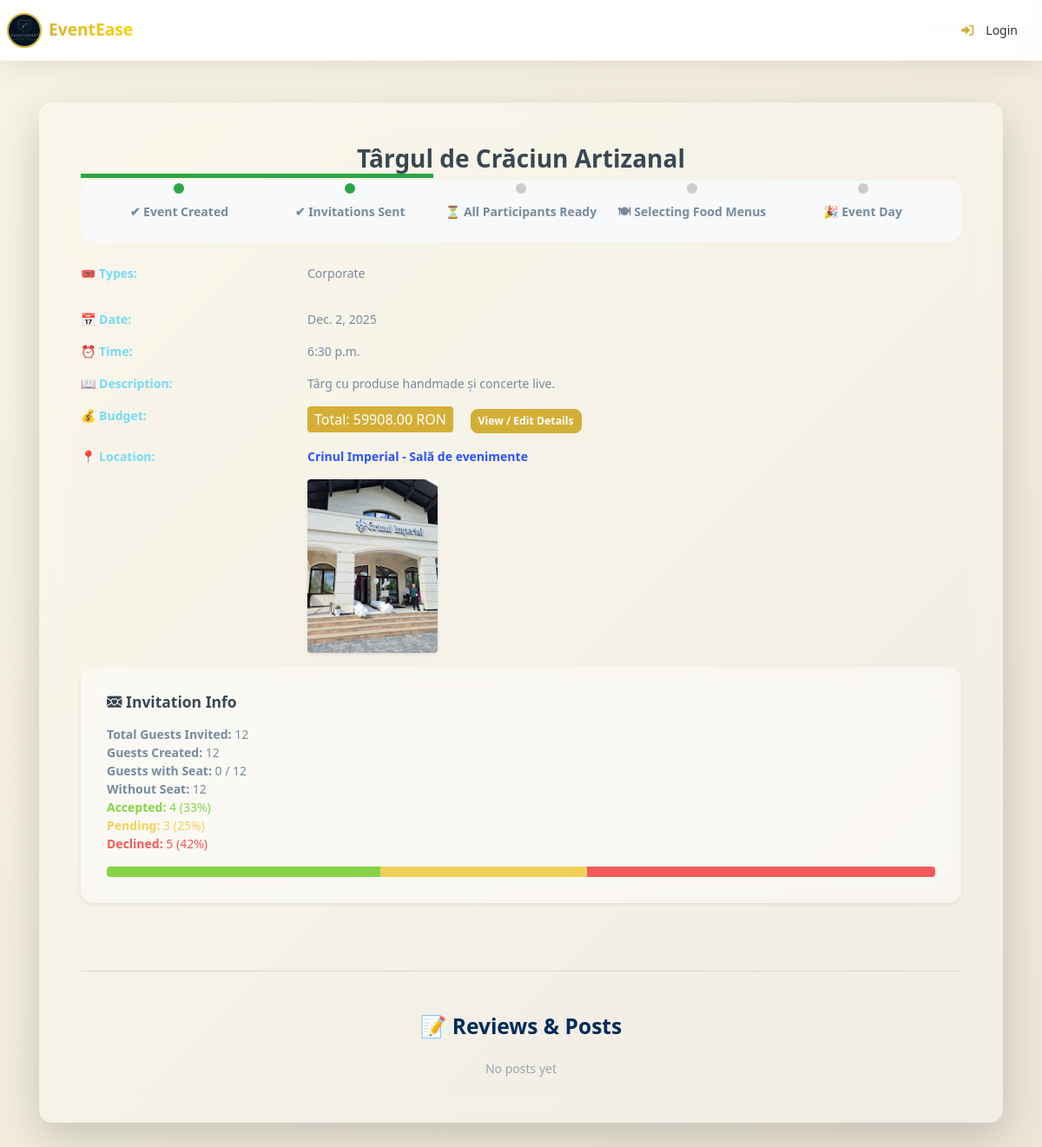
Page /event/22/details/ on the committed database.
### base/models.py (models this page shows, shortened)
class Event(models.Model):
    location = models.ForeignKey(Location, on_delete=models.SET_NULL, null=True, blank=True)
    event_name = models.CharField(max_length=100)
    event_date = models.DateField()
    event_time = models.TimeField()
    event_description = models.TextField(null=True, blank=True)
    created_at = models.DateTimeField(auto_now_add=True)
    guests = models.ManyToManyField(Guests, related_name='events', blank=True)
    completed = models.BooleanField(default=False)
    types = models.ManyToManyField(Type, blank=True)
    cost = models.DecimalField(max_digits=10, decimal_places=2, default=3000)
    updated_at = models.DateTimeField(auto_now=True)
    is_canceled = models.BooleanField(default=False)
    organized_by = models.ForeignKey(
        User,
        on_delete=models.CASCADE,
        related_name="organized_events",
        blank=True,
        null=True
    )
    @property
    def status(self):
        now = timezone.now()
        extended_end = (datetime.combine(self.event_date, self.event_time) + timedelta(hours=12))
        if now < datetime.combine(self.event_date, self.event_time) - timedelta(hours=1):
            return 'upcoming'
        elif now >= datetime.combine(self.event_date, self.event_time) - timedelta(hours=1) and now < extended_end:
            return 'ongoing'
        else:
            return 'completed'

class Type(models.Model):
    name = models.CharField(max_length=100)

class EventBudget(models.Model):
    event = models.OneToOneField('Event', on_delete=models.CASCADE, related_name='eventbudget')
    venue_rental_cost = models.DecimalField(max_digits=10, decimal_places=2, default=0)
    ceremony_location_cost = models.DecimalField(max_digits=10, decimal_places=2, default=0)
    furniture_rental_cost = models.DecimalField(max_digits=10, decimal_places=2, default=0)
    decorations_cost = models.DecimalField(max_digits=10, decimal_places=2, default=0)
    wedding_dress_cost = models.DecimalField(max_digits=10, decimal_places=2, default=0)
    groom_suit_cost = models.DecimalField(max_digits=10, decimal_places=2, default=0)
    accessories_cost = models.DecimalField(max_digits=10, decimal_places=2, default=0)
    shoes_cost = models.DecimalField(max_digits=10, decimal_places=2, default=0)
    photographer_cost = models.DecimalField(max_digits=10, decimal_places=2, default=0)
    videographer_cost = models.DecimalField(max_digits=10, decimal_places=2, default=0)
    photo_booth_cost = models.DecimalField(max_digits=10, decimal_places=2, default=0)
    band_cost = models.DecimalField(max_digits=10, decimal_places=2, default=0)
    dj_cost = models.DecimalField(max_digits=10, decimal_places=2, default=0)
    sound_system_cost = models.DecimalField(max_digits=10, decimal_places=2, default=0)
    hair_cost = models.DecimalField(max_digits=10, decimal_places=2, default=0)
    makeup_cost = models.DecimalField(max_digits=10, decimal_places=2, default=0)
    spa_cost = models.DecimalField(max_digits=10, decimal_places=2, default=0)
    bouquet_cost = models.DecimalField(max_digits=10, decimal_places=2, default=0)
    centerpieces_cost = models.DecimalField(max_digits=10, decimal_places=2, default=0)
    ceremony_flowers_cost = models.DecimalField(max_digits=10, decimal_places=2, default=0)
    food_cost = models.DecimalField(max_digits=10, decimal_places=2, default=0)
    beverages_cost = models.DecimalField(max_digits=10, decimal_places=2, default=0)
    cake_cost = models.DecimalField(max_digits=10, decimal_places=2, default=0)
    snacks_cost = models.DecimalField(max_digits=10, decimal_places=2, default=0)
    invitations_cost = models.DecimalField(max_digits=10, decimal_places=2, default=0)
    favors_cost = models.DecimalField(max_digits=10, decimal_places=2, default=0)
    thank_you_cards_cost = models.DecimalField(max_digits=10, decimal_places=2, default=0)
    wedding_car_cost = models.DecimalField(max_digits=10, decimal_places=2, default=0)
    guest_shuttle_cost = models.DecimalField(max_digits=10, decimal_places=2, default=0)
    insurance_cost = models.DecimalField(max_digits=10, decimal_places=2, default=0)
    license_cost = models.DecimalField(max_digits=10, decimal_places=2, default=0)
    planner_cost = models.DecimalField(max_digits=10, decimal_places=2, default=0)
    organizer_payment_cost = models.DecimalField(max_digits=10, decimal_places=2, default=0)
    @property
    def total_budget(self):
        fields = [
            'venue_rental_cost', 'ceremony_location_cost', 'furniture_rental_cost', 'decorations_cost',
            'wedding_dress_cost', 'groom_suit_cost', 'accessories_cost', 'shoes_cost',
            'photographer_cost', 'videographer_cost', 'photo_booth_cost',
            'band_cost', 'dj_cost', 'sound_system_cost',
            'hair_cost', 'makeup_cost', 'spa_cost',
            'bouquet_cost', 'centerpieces_cost', 'ceremony_flowers_cost',
            'food_cost', 'beverages_cost', 'cake_cost', 'snacks_cost',
            'invitations_cost', 'favors_cost', 'thank_you_cards_cost',
            'wedding_car_cost', 'guest_shuttle_cost',
            'insurance_cost', 'license_cost', 'planner_cost', 'organizer_payment_cost',
        ]
        return sum(getattr(self, f) or 0 for f in fields)

class Location(models.Model):
    owner = models.ForeignKey(User, on_delete=models.SET_NULL, null=True)
    user_account = models.OneToOneField(User, on_delete=models.CASCADE, null=True, related_name='user_account')
    name = models.CharField(max_length=100)
    description = models.TextField(null=True, blank=True)
    gallery = models.ImageField(upload_to='images/', null=True, blank=True)
    location = models.TextField(max_length=30)
    types = models.ManyToManyField(Type, blank=True)
    seats_numbers = models.IntegerField(null=True, blank=True)
    created_at = models.DateTimeField(auto_now_add=True)
    cost = models.DecimalField(max_digits=12, decimal_places=2,default=3000)
    number = models.CharField(max_length=20, default="+(40) 74 83 64 823")
    def __str__(self):
        return self.name

### base/views.py (the view)
def event_details(request, event_id):
    event = get_object_or_404(Event, id=event_id)
    tables = list(event.location.tables.values(
        'id', 'table_number', 'capacity', 'shape', 'is_reserved',
        'position_x', 'position_y', 'rotation', 'width', 'height', 'radius'
    )) if event.location else []
    special_elements = list(event.location.special_elements.values(
        'type','label','position_x','position_y','rotation','width','height','radius'
    )) if event.location else []
    budget = getattr(event, 'eventbudget', None)
    total_invites = event.rsvps.count()
    accepted_invites = event.rsvps.filter(response='Accepted').count()
    pending_invites = event.rsvps.filter(response='Pending').count()
    declined_invites = event.rsvps.filter(response='Declined').count()
    guest_count = event.guests.count()
    seated_count = event.table_arrangements.count()
    unseated_count = guest_count - seated_count if guest_count >= seated_count else 0
    show_arrangement = False
    if event.location:
        if event.location.tables.exists() or event.location.name.lower() in ["perla cosaului", "romanita"]:
            show_arrangement = True
    context = {
        'event': event,
        'tables_json': json.dumps(tables),
        'special_json': json.dumps(special_elements),
        'budget': budget,
        'total_invites': total_invites,
        'accepted_invites': accepted_invites,
        'pending_invites': pending_invites,
        'declined_invites': declined_invites,
        'guest_count': guest_count,
        'seated_count': seated_count,
        'unseated_count': unseated_count,
        'show_arrangement': show_arrangement,
    }
    return render(request, 'base/event_details.html', context)

### base/context_processors.py (called while the page is built)
def media_url(request):
    return {
        'MEDIA_URL': settings.MEDIA_URL
    }

### base/templates/base/event_details.html (shortened to what this page needs)
{% extends 'main.html' %}
{% block content %}
<div class="container mt-5">
    <div class="card shadow-lg border-0 glass-effect">
        <div class="card-body p-5">
            <h2 class="text-center text-gradient mb-2">{{ event.event_name }}</h2>
            {% if event.status != 'completed' %}
            <div class="timeline">
                <div class="timeline-item active">✔ Event Created</div>
                <div class="timeline-item active">✔ Invitations Sent</div>
                <div class="timeline-item">⏳ All Participants Ready</div>
                <div class="timeline-item">🍽 Selecting Food Menus</div>
                <div class="timeline-item">🎉 Event Day</div>
            </div>
            {% endif %}
            <div class="row mb-3">
                <div class="col-sm-3 fw-bold text-secondary">🎟️ Types:</div>
                <div class="col-sm-9">
                    {% if event.types.all %}
                    <ul>
                        {% for type in event.types.all %}
                        <li>{{ type.name }}</li>
                        {% endfor %}
                    </ul>
                    {% else %}
                    <span class="text-muted">No types specified</span>
                    {% endif %}
                </div>
            </div>
            <div class="row mb-3">
                <div class="col-sm-3 fw-bold text-secondary">📅 Date:</div>
                <div class="col-sm-9">{{ event.event_date }}</div>
            </div>
            <div class="row mb-3">
                <div class="col-sm-3 fw-bold text-secondary">⏰ Time:</div>
                <div class="col-sm-9">{{ event.event_time }}</div>
            </div>
            <div class="row mb-3">
                <div class="col-sm-3 fw-bold text-secondary">📖 Description:</div>
                <div class="col-sm-9">{{ event.event_description }}</div>
            </div>
            {% if budget %}
            <div class="row mb-3">
                <div class="col-sm-3 fw-bold text-secondary">💰 Budget:</div>
                <div class="col-sm-9">
                    <span class="badge" style="background:#D4AF37;color:#fff;font-size:1rem;">Total: {{ budget.total_budget|floatformat:2 }} RON</span>
                    <a href="{% url 'add_budget' event.id %}" class="btn btn-sm btn-gold ms-3">View / Edit Details</a>
                </div>
            </div>
            {% endif %}
            <div class="row mb-3">
                <div class="col-sm-3 fw-bold text-secondary">📍 Location:</div>
                <div class="col-sm-9">
                    {% if event.location %}
                    <a href="{% url 'location' event.location.pk %}" class="text-decoration-none fw-bold text-primary">
                        {{ event.location }}
                    </a>
                    {% else %}
                    <span class="text-muted">Not specified</span>
                    {% endif %}
                    {% if event.location.gallery %}
                    <div class="mt-3">
                        <img src="{{ event.location.gallery.url }}" alt="Location Image" class="img-fluid rounded shadow-sm location-image">
                    </div>
                    {% endif %}
                </div>
            </div>
            <div class="row mb-4">
                <div class="col-12">
                    <div class="card shadow-sm border-0 glass-effect">
                        <div class="card-body">
                            <h5 class="mb-3"><i class="bi bi-envelope-heart-fill"></i> Invitation Info</h5>
                            {% if total_invites > 0 %}
                            <ul class="list-unstyled mb-3">
                                <li><strong>Total Guests Invited:</strong> {{ total_invites }}</li>
                                <li><strong>Guests Created:</strong> {{ guest_count }}</li>
                                <li><strong>Guests with Seat:</strong> {{ seated_count }} / {{ guest_count }}</li>
                                <li><strong>Without Seat:</strong> {{ unseated_count }}</li>
                                <li class="text-success"><strong>Accepted:</strong> {{ accepted_invites }} ({% widthratio accepted_invites total_invites 100 %}%)</li>
                                <li class="text-warning"><strong>Pending:</strong> {{ pending_invites }} ({% widthratio pending_invites total_invites 100 %}%)</li>
                                <li class="text-danger"><strong>Declined:</strong> {{ declined_invites }} ({% widthratio declined_invites total_invites 100 %}%)</li>
                            </ul>
                            <div class="progress" style="height: 12px;">
                                <div class="progress-bar bg-success" style="width: {% widthratio accepted_invites total_invites 100 %}%;"></div>
                                <div class="progress-bar bg-warning" style="width: {% widthratio pending_invites total_invites 100 %}%;"></div>
                                <div class="progress-bar bg-danger" style="width: {% widthratio declined_invites total_invites 100 %}%;"></div>
                            </div>
                            {% else %}
                            <p class="text-muted">Nu există invitați pentru acest eveniment.</p>
                            {% endif %}
                        </div>
                    </div>
                </div>
            </div>
            <hr class="my-5">
            <h3 class="text-center mb-4">📝 Reviews & Posts</h3>
            {% if event.posts.all %}
                {% for post in event.posts.all %}
                <div class="card shadow-sm mb-4 p-4">
                    <h5 class="fw-bold">{{ post.title }}</h5>
                    <p class="mb-1 text-muted">by {{ post.author.username }} on {{ post.created_at|date:"d M Y" }}</p>
                    <p>{{ post.content }}</p>
                </div>
                {% endfor %}
            {% else %}
                <p class="text-center text-muted">No posts yet</p>
            {% endif %}
        </div>
    </div>
</div>
{% endblock %}

### static/css/styles.css (style rules this page uses)
.card h3 { margin-bottom: 8px; color: #002B5B; }
.card p { margin-bottom: 4px; font-size: 14px; }
body { font-family: Arial, sans-serif; background-color: #FAF9F6; margin: 0; }
a { color: #D4AF37; text-decoration: none; }
.task_manager span, a { margin-left: auto; }
:root { --primary-color: #2E8B57; --secondary-color: #D4AF37; --text-color: #002B5B; }

### static/css/home-page.css (style rules this page uses)
* { font-weight:500; font-family:'Segoe UI', Tahoma, Geneva, Verdana, sans-serif }
*:after, *:before { padding:0; margin:0; box-sizing: border-box; }

### templates/navbar.html (style rules this page uses)
body { overflow-x: hidden; }

### base/templates/base/event_details.html (style rules this page uses)
body { background: linear-gradient(135deg, #F8F4E3, #ECE5D8); color: #4A4A4A; }
.glass-effect { background: rgba(255, 255, 255, 0.3); border-radius: 15px; backdrop-filter: blur(15px); border: 1px solid rgba(255, 255, 255, 0.2); }
.timeline { display: flex; justify-content: space-between; align-items: center; padding: 15px; background: #f8f9fa; border-radius: 15px; margin-bottom: 25px; position: relative; }
.timeline-item { flex: 1; text-align: center; font-weight: bold; padding: 10px; position: relative; }
.timeline-item::before { content: ""; position: absolute; width: 12px; height: 12px; background: #ccc; border-radius: 50%; top: -12px; left: 50%; transform: translateX(-50%); }
.timeline-item.active::before { background: #28a745; }
.timeline::after { content: ""; position: absolute; top: -8px; left: 0; width: 40%; height: 5px; background: #28a745; animation: fillTimeline 2s linear forwards; }
.location-image { max-height: 200px; object-fit: cover; }
.btn-gold { background:#D4AF37; color:#fff; border:1px solid #D4AF37; }

### rows in the picture
Event: event_name "Târgul de Crăciun Artizanal", event_date "Dec. 2, 2025", event_time "6:30 p.m.", event_description "Târg cu produse handmade și concerte live.", location "Crinul Imperial - Sală de evenimente", location.gallery (picture)
Type: name "Corporate"
EventBudget: total_budget "59908.00"

### other values in the picture
{{ total_invites }} "12"
{{ guest_count }} "12"
{{ seated_count }} "0"
{{ unseated_count }} "12"
{{ accepted_invites }} "4"
{{ pending_invites }} "3"
{{ declined_invites }} "5"
